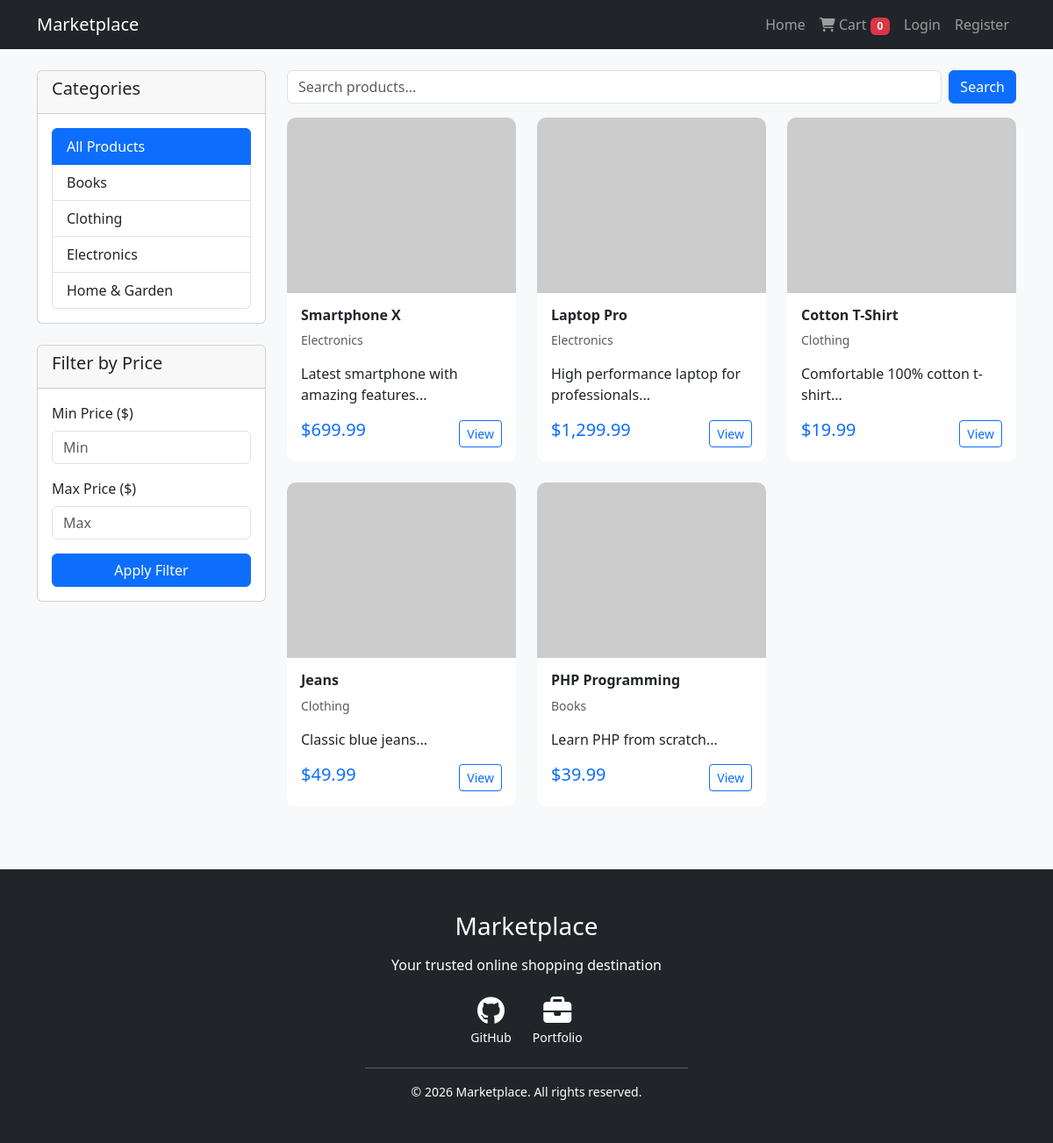
The page / on the database its author committed.
### tables this page shows
CREATE TABLE categories (
    id INT AUTO_INCREMENT PRIMARY KEY,
    name VARCHAR(100) NOT NULL,
    slug VARCHAR(100) UNIQUE NOT NULL,
    description TEXT,
    created_at TIMESTAMP DEFAULT CURRENT_TIMESTAMP
);

CREATE TABLE products (
    id INT AUTO_INCREMENT PRIMARY KEY,
    category_id INT,
    name VARCHAR(200) NOT NULL,
    description TEXT,
    price DECIMAL(10,2) NOT NULL,
    stock INT NOT NULL DEFAULT 0,
    image_url VARCHAR(500),
    created_at TIMESTAMP DEFAULT CURRENT_TIMESTAMP,
    FOREIGN KEY (category_id) REFERENCES categories(id) ON DELETE SET NULL
);

### config/database.php (called while the page is built, shortened)
<?php
function isLoggedIn() {
    return isset($_SESSION['user_id']);
}
function getCartItemCount() {
    return array_sum($_SESSION['cart']);
}
?>

### index.php (the view, shortened to what this page needs)
<?php
require_once 'config/database.php';
$page = isset($_GET['page']) ? (int)$_GET['page'] : 1;
$limit = 10;
$offset = ($page - 1) * $limit;
$search = isset($_GET['search']) ? trim($_GET['search']) : '';
$category = isset($_GET['category']) ? (int)$_GET['category'] : 0;
$min_price = isset($_GET['min_price']) ? (float)$_GET['min_price'] : 0;
$max_price = isset($_GET['max_price']) ? (float)$_GET['max_price'] : 0;
$sql = "SELECT p.*, c.name as category_name FROM products p
LEFT JOIN categories c ON p.category_id = c.id
WHERE p.stock > 0";
$params = [];
$sql .= " ORDER BY p.created_at DESC LIMIT :limit OFFSET :offset";
$params[':limit'] = $limit;
$params[':offset'] = $offset;
$stmt = $pdo->prepare($sql);
foreach ($params as $key => $value) {
    if ($key == ':limit' || $key == ':offset') {
        $stmt->bindValue($key, $value, PDO::PARAM_INT);
    } else {
        $stmt->bindValue($key, $value);
    }
}
$stmt->execute();
$products = $stmt->fetchAll();
$categories = $pdo->query("SELECT * FROM categories ORDER BY name")->fetchAll();
?>
<!DOCTYPE html>
<html lang="en">
<head>
<link href="https://cdn.jsdelivr.net/npm/bootstrap@5.3.0/dist/css/bootstrap.min.css" rel="stylesheet">
<link rel="stylesheet" href="https://cdnjs.cloudflare.com/ajax/libs/font-awesome/6.4.0/css/all.min.css">
<link rel="stylesheet" href="assets/css/style.css">
</head>
<body>
<?php include 'includes/navbar.php'; ?>
<div class="container mt-4">
<div class="row">
<div class="col-md-3">
<div class="card mb-4">
<div class="card-header">
<h5>Categories</h5>
</div>
<div class="card-body">
<div class="list-group">
<a href="index.php" class="list-group-item list-group-item-action <?php echo !$category && !$min_price && !$max_price && !$search ? 'active' : ''; ?>">
All Products
</a>
<?php foreach ($categories as $cat): ?>
<a href="index.php?category=<?php echo $cat['id']; ?><?php echo $search ? '&search='.urlencode($search) : ''; ?><?php echo $min_price ? '&min_price='.$min_price : ''; ?><?php echo $max_price ? '&max_price='.$max_price : ''; ?>"
class="list-group-item list-group-item-action <?php echo $category == $cat['id'] ? 'active' : ''; ?>">
<?php echo htmlspecialchars($cat['name']); ?>
</a>
<?php endforeach; ?>
</div>
</div>
</div>
<div class="card mb-4">
<div class="card-header">
<h5>Filter by Price</h5>
</div>
<div class="card-body">
<form method="GET" action="index.php">
<div class="mb-3">
<label class="form-label">Min Price ($)</label>
<input type="number" name="min_price" class="form-control" placeholder="Min" value="<?php echo $min_price ?: ''; ?>" step="1">
</div>
<div class="mb-3">
<label class="form-label">Max Price ($)</label>
<input type="number" name="max_price" class="form-control" placeholder="Max" value="<?php echo $max_price ?: ''; ?>" step="1">
</div>
<button type="submit" class="btn btn-primary w-100">Apply Filter</button>
</form>
</div>
</div>
</div>
<div class="col-md-9">
<div class="row mb-3">
<div class="col">
<form method="GET" class="d-flex">
<input type="text" name="search" class="form-control me-2" placeholder="Search products..." value="<?php echo htmlspecialchars($search); ?>">
<button type="submit" class="btn btn-primary">Search</button>
</form>
</div>
</div>
<div class="row">
<?php if (empty($products)): ?>
<div class="col-12">
<div class="alert alert-info">No products found.</div>
</div>
<?php else: ?>
<?php foreach ($products as $product): ?>
<div class="col-md-4 mb-4">
<div class="card h-100 product-card">
<img src="<?php
$image_url = $product['image_url'];
echo htmlspecialchars($image_url);
?>"
class="card-img-top" alt="<?php echo htmlspecialchars($product['name']); ?>"
onerror="this.src='https://via.placeholder.com/300x200?text=Image+Not+Found'">
<div class="card-body">
<h5 class="card-title"><?php echo htmlspecialchars($product['name']); ?></h5>
<p class="card-text text-muted small"><?php echo htmlspecialchars($product['category_name'] ?? 'Uncategorized'); ?></p>
<p class="card-text"><?php echo htmlspecialchars(substr($product['description'], 0, 100)); ?>...</p>
<div class="d-flex justify-content-between align-items-center">
<span class="h5 text-primary">$<?php echo number_format($product['price'], 2); ?></span>
<a href="product.php?id=<?php echo $product['id']; ?>" class="btn btn-sm btn-outline-primary">View</a>
</div>
</div>
</div>
</div>
<?php endforeach; ?>
<?php endif; ?>
</div>
</div>
</div>
</div>
<footer class="bg-dark text-white mt-5 py-5">
<div class="container">
<div class="row justify-content-center text-center">
<div class="col-md-8">
<h3 class="mb-3">Marketplace</h3>
<p class="mb-4">Your trusted online shopping destination</p>
<div class="d-flex justify-content-center gap-4 mb-4">
<a href="https://github.com/YOUR_USERNAME" target="_blank" class="text-white text-decoration-none">
<i class="fab fa-github fa-2x mb-1"></i>
<div class="small">GitHub</div>
</a>
<a href="https://YOUR_PORTFOLIO_URL.com" target="_blank" class="text-white text-decoration-none">
<i class="fas fa-briefcase fa-2x mb-1"></i>
<div class="small">Portfolio</div>
</a>
</div>
<hr class="bg-light w-50 mx-auto">
<div class="small mt-3">
&copy; <?php echo date('Y'); ?> Marketplace. All rights reserved.
</div>
</div>
</div>
</div>
</footer>
</body>
</html>

### includes/navbar.php (shortened to what this page needs)
<nav class="navbar navbar-expand-lg navbar-dark bg-dark">
<div class="container">
<a class="navbar-brand" href="index.php">Marketplace</a>
<div class="collapse navbar-collapse" id="navbarNav">
<ul class="navbar-nav ms-auto">
<li class="nav-item">
<a class="nav-link" href="index.php">Home</a>
</li>
<?php if (isLoggedIn()): ?>
<?php if ($_SESSION['role'] === 'admin'): ?>
<li class="nav-item">
<a class="nav-link" href="admin/dashboard.php">Admin Panel</a>
</li>
<?php else: ?>
<li class="nav-item">
<a class="nav-link" href="my-orders.php">My Orders</a>
</li>
<?php endif; ?>
<li class="nav-item">
<a class="nav-link" href="customer-support.php">
<i class="fas fa-headset"></i> Support
</a>
</li>
<li class="nav-item">
<a class="nav-link" href="cart.php">
<i class="fas fa-shopping-cart"></i>
Cart <span class="badge bg-danger cart-count"><?php echo getCartItemCount(); ?></span>
</a>
</li>
<li class="nav-item dropdown">
<a class="nav-link dropdown-toggle" href="#" id="userDropdown" role="button" data-bs-toggle="dropdown">
<i class="fas fa-user"></i> <?php echo htmlspecialchars($_SESSION['user_name']); ?>
</a>
<ul class="dropdown-menu dropdown-menu-end">
<li><a class="dropdown-item logout-btn" href="logout.php">Logout</a></li>
</ul>
</li>
<?php else: ?>
<li class="nav-item">
<a class="nav-link" href="cart.php">
<i class="fas fa-shopping-cart"></i>
Cart <span class="badge bg-danger cart-count"><?php echo getCartItemCount(); ?></span>
</a>
</li>
<li class="nav-item">
<a class="nav-link" href="login.php">Login</a>
</li>
<li class="nav-item">
<a class="nav-link" href="register.php">Register</a>
</li>
<?php endif; ?>
</ul>
</div>
</div>
</nav>

### assets/css/style.css (style rules this page uses)
:root { --primary-color: #0d6efd; --secondary-color: #6c757d; --success-color: #28a745; --danger-color: #dc3545; }
body { font-family: 'Segoe UI', Tahoma, Geneva, Verdana, sans-serif; background-color: #f8f9fa; min-height: 100vh; display: flex; flex-direction: column; }
footer { margin-top: auto; }
.product-card { transition: transform 0.3s ease, box-shadow 0.3s ease; border: none; border-radius: 10px; overflow: hidden; }
.product-card .card-img-top { height: 200px; object-fit: cover; }
.product-card .card-body { padding: 1rem; }
.product-card .card-title { font-size: 1rem; font-weight: 600; margin-bottom: 0.5rem; }

### rows shown on the page
categories: name "Books"
categories: name "Clothing"
categories: name "Electronics"
categories: name "Home & Garden"
products: name "Smartphone X", category.name "Electronics", description "Latest smartphone with amazing features", price "699.99"
products: name "Laptop Pro", category.name "Electronics", description "High performance laptop for professionals", price "1,299.99"
products: name "Cotton T-Shirt", category.name "Clothing", description "Comfortable 100% cotton t-shirt", price "19.99"
products: name "Jeans", category.name "Clothing", description "Classic blue jeans", price "49.99"
products: name "PHP Programming", category.name "Books", description "Learn PHP from scratch", price "39.99"

### other values the page prints
getCartItemCount() "0"
